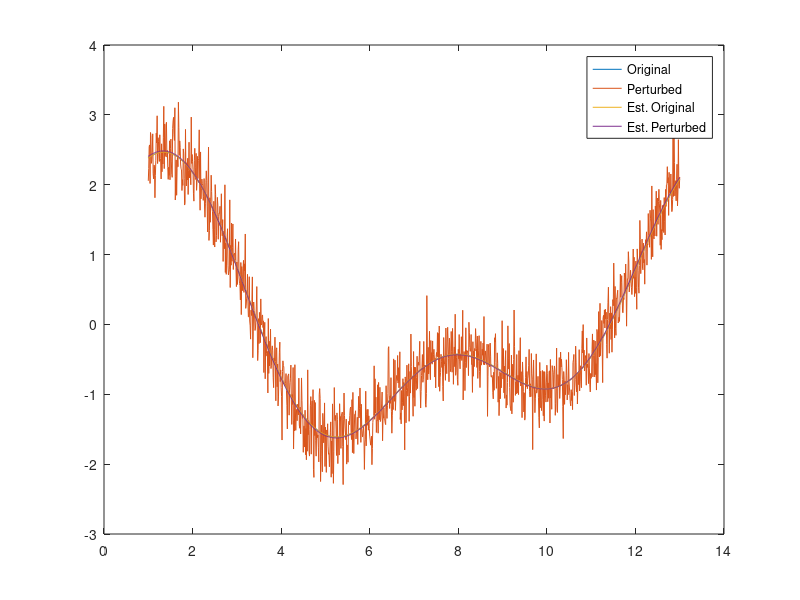

Write the MATLAB code that produced this figure.
%FOURIER TEST
clearvars

Fs = 100;           % Sampling frequency
t = 1:1/Fs:13;  % Time vector 
L = length(t);      % Signal length


T2 = 12.42; O2 = 2*pi/T2;
T4 = T2/2;  O4 = 2*pi/T4;

A2 = 1.5;
A4 = 1;

P2 = .5;
P4 = 1.5;

%t = 1:13;

u = A2*cos(O2*t - P2) + A4*cos(O4*t - P4);
u2 = u + .3*randn(1,length(u));

plot(t,u)
hold on
plot(t,u2)
% uf = fft(u);
% 
% f = Fs*(0:(L/2))/L;
% Tvec = 2*pi./f;
% 
% P = abs(abs(uf/L).^2);
% 
% 
% subplot(211)
% plot(t,u)
% subplot(212)
% plot(f,P(1:L/2+1)) 
%plot()

%This was the FFT approach, we now employ the normal equations.

A = [cos(O2*t)' sin(O2*t)' cos(O4*t)' sin(O4*t)'];
cond(A)
p = (A'*A)\A'*[u' u2'];

a(1,:) = sqrt(p(1,:).^2+p(2,:).^2);
a(2,:) = sqrt(p(3,:).^2+p(4,:).^2);

phi(1,:) = atan(p(2,:)./p(1,:));
phi(2,:) = atan(p(4,:)./p(3,:));

plot(t, a(1,1)*cos(O2*t - phi(1,1)) + a(2,1)*cos(O4*t - phi(2,1)));
plot(t, a(1,2)*cos(O2*t - phi(1,2)) + a(2,2)*cos(O4*t - phi(2,2)));

legend('Original', 'Perturbed', 'Est. Original', 'Est. Perturbed')


